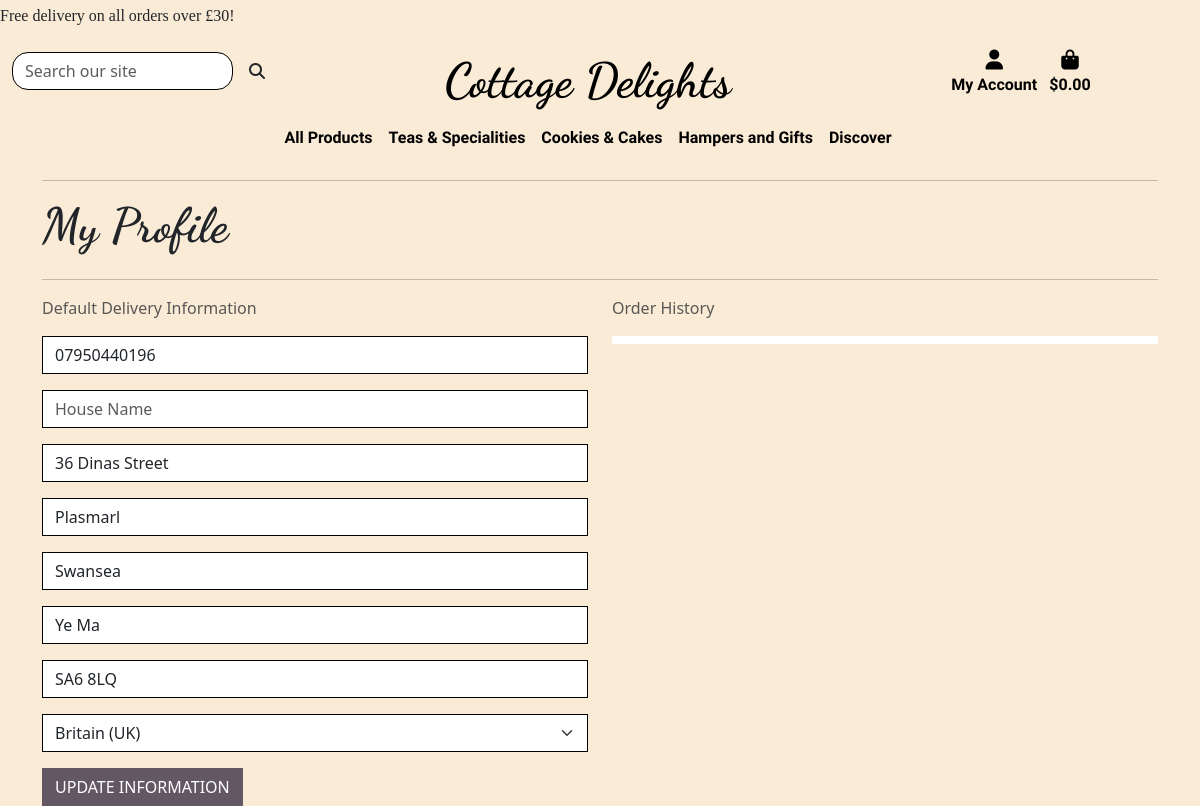
Screenshot of /userprofile/ (signed in) with the database file from the repository.
### userprofile/models.py (models this page shows, shortened)
class UserProfile(models.Model):
    user = models.OneToOneField(User, on_delete=models.CASCADE)
    default_phone_number = models.CharField(
        max_length=20, null=True, blank=True)
    default_house_name = models.CharField(max_length=20, null=True, blank=True)
    default_address_line_1 = models.CharField(
        max_length=80, null=True, blank=True)
    default_address_line_2 = models.CharField(
        max_length=80, null=True, blank=True)
    default_town_city = models.CharField(max_length=40, null=True, blank=True)
    default_county = models.CharField(max_length=80, null=True, blank=True)
    default_postcode = models.CharField(max_length=20, null=True, blank=True)
    default_country = CountryField(
        blank_label='Country', null=True, blank=True)

### userprofile/views.py (the view)
# urls.py: path('userprofile/', include('userprofile.urls')),
@login_required
def userprofile(request):
    profile = get_object_or_404(UserProfile, user=request.user)
    if request.method == 'POST':
        form = UserProfileForm(request.POST, instance=profile)
        if form.is_valid():
            form.save()
        else:
            messages.error(request, 'Failed to Add')
    else:
        form = UserProfileForm(instance=profile)
    orders = profile.orders.all()
    template = 'userprofile/profile.html'
    context = {
        'form': form,
        'orders': orders,
        'on_profile_page': True
    }
    return render(request, template, context)

### userprofile/forms.py
class UserProfileForm(forms.ModelForm):
    class Meta:
        model = UserProfile
        exclude = ('user',)
    def __init__(self, *args, **kwargs):
        super().__init__(*args, **kwargs)
        placeholders = {
            'default_phone_number': 'Phone Number',
            'default_house_name': 'House Name',
            'default_postcode': 'Postal Code',
            'default_town_city': 'Town or City',
            'default_address_line_1': 'Address Line 1',
            'default_address_line_2': 'Address Line 2',
            'default_county': 'County or State',
        }
        self.fields['default_phone_number'].widget.attrs['autofocus'] = True
        for field in self.fields:
            if field != 'default_country':
                if self.fields[field].required:
                    placeholder = f'{placeholders[field]} *'
                else:
                    placeholder = placeholders[field]
                self.fields[field].widget.attrs['placeholder'] = placeholder
            self.fields[field].widget.attrs[
                'class'] = 'border-black rounded-0 profile-form-input'
            self.fields[field].label = False

### cart/contexts.py (called while the page is built, shortened)
def cart_contents(request):
    cart_items = []
    order_total = 0
    product_quant = 0
    cart = request.session.get('cart', {})
    if order_total < settings.FREE_DELIVERY_THRESHOLD:
        delivery = order_total * Decimal(settings.STANDARD_DELIVERY_PERCENTAGE / 100)
        free_delivery_delta = settings.FREE_DELIVERY_THRESHOLD - order_total
    else:
        delivery = 0
        free_delivery_delta = 0
    grand_total = delivery + order_total
    context = {
        'cart_items': cart_items,
        'order_total': order_total,
        'product_quant': product_quant,
        'delivery': delivery,
        'free_delivery_delta': free_delivery_delta,
        'free_delivery_threshold': settings.FREE_DELIVERY_THRESHOLD,
        'grand_total': grand_total,
    }
    return context

### wishlist/contexts.py (called while the page is built, shortened)
def wishlist_contents(request):
    wishlist_items = []
    total = 0
    product_quant = 0
    wishlist = request.session.get('wishlist', {})
    context = {
        'wishlist_items': wishlist_items,
        'product_quant': product_quant,
        'total': total,
    }
    return context

### userprofile/templates/userprofile/profile.html (shortened to what this page needs)
{% extends "base.html" %}
{% load static %}
{% block page_header %}
    <div class="container header-container">
    </div>
{% endblock %}
{% block content %}
    <div class="overlay"></div>
    <div class="container">
        <div class="row">
            <div class="col">
                <hr>
                <h2 class="logo-font mb-4">My Profile</h2>
                <hr>
            </div>
        </div>
        <div class="row">
            <div class="col-12 col-lg-6">
                <p class="text-muted">Default Delivery Information</p>
                <form class="mt-3" action="{% url 'userprofile' %}" method="POST" id="profile-update-form">
                    {{ form|crispy }}
                    <button class="btn btn-black rounded-0 text-uppercase float-right">Update Information</button>
                </form>
            </div>
            <div class="col-12 col-lg-6">
                <p class="text-muted">Order History</p>
                <div class="order-history table-responsive">
                    <table class="table table-sm table-borderless">
                        <thead>
                            <tr>
                                <th></th>
                                <th></th>
                                <th></th>
                                <th></th>
                            </tr>
                        </thead>
                    </table>
                </div>
            </div>
        </div>
{% endblock %}

### static/css/base.css (style rules this page uses)
html { height: 100%; margin: 0; padding: 0; width: 100%; }
body { width: 100%; background-image: url('/media/elaine-howlin-FEpNmWh1fMc-unsplash.jpg'); background-repeat: no-repeat; background-size: cover; background-color: rgb(247, 235, 235); height: calc(76vh - 164px); }
.overlay { height: 100%; width: 100%; background-color: antiquewhite; z-index: -1; top: 0; left: 0; position: fixed; }
.header-container { padding-top: 164px; width: 100%; }
h2.logo-font { font-family: 'Dancing Script', serif; font-weight: 700; font-size: 3em; }
.btn-black { background: rgb(99, 87, 100); color: white; }
@media (min-width: 768px) { .container { width: 100%; } }
@media (min-width: 992px) { .header-container { padding-top: 164px; } }
@media screen and (min-width: 768px) and (max-width: 1755px) { html { width: 100%; } }
@media screen and (min-width: 768px) and (max-width: 1755px) { body { width: 100%; } }
@media screen and (min-width: 768px) and (max-width: 1755px) { div.container { width: 100%; } }

### rows the page displays
UserProfile: default_phone_number "07950440196", default_address_line_1 "36 Dinas Street", default_address_line_2 "Plasmarl", default_town_city "Swansea", default_county "Ye Ma", default_postcode "SA6 8LQ", default_country "Britain (UK)"

### other values shown
{{ free_delivery_threshold }} "30"
